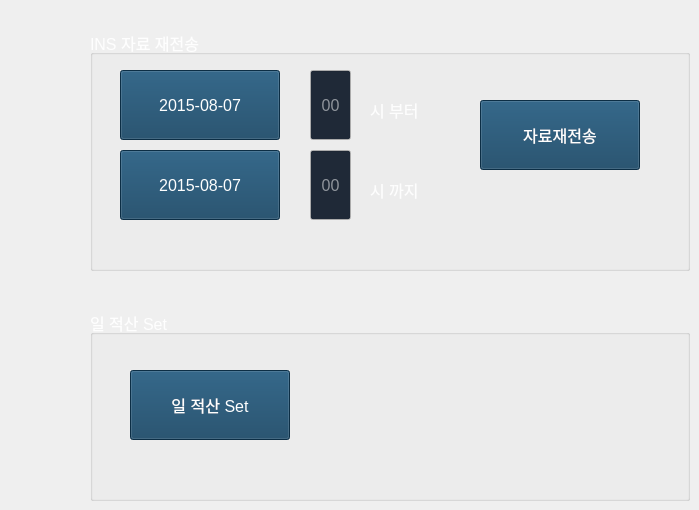
   <widget class="QWidget" name="page_2">
    <widget class="QGroupBox" name="groupBox">
     <property name="geometry">
      <rect>
       <x>90</x>
       <y>30</y>
       <width>600</width>
       <height>241</height>
      </rect>
     </property>
     <property name="palette">
      <palette>
       <active>
        <colorrole role="WindowText">
         <brush brushstyle="SolidPattern">
          <color alpha="255">
           <red>254</red>
           <green>254</green>
           <blue>254</blue>
          </color>
         </brush>
        </colorrole>
       </active>
       <inactive>
        <colorrole role="WindowText">
         <brush brushstyle="SolidPattern">
          <color alpha="255">
           <red>254</red>
           <green>254</green>
           <blue>254</blue>
          </color>
         </brush>
        </colorrole>
       </inactive>
       <disabled>
        <colorrole role="WindowText">
         <brush brushstyle="SolidPattern">
          <color alpha="255">
           <red>120</red>
           <green>120</green>
           <blue>120</blue>
          </color>
         </brush>
        </colorrole>
       </disabled>
      </palette>
     </property>
     <property name="font">
      <font>
       <pointsize>12</pointsize>
      </font>
     </property>
     <property name="title">
      <string>INS 자료 재전송</string>
     </property>
     <widget class="NumEdit" name="editResendFromHour">
      <property name="geometry">
       <rect>
        <x>220</x>
        <y>40</y>
        <width>41</width>
        <height>70</height>
       </rect>
      </property>
      <property name="palette">
       <palette>
        <active>
         <colorrole role="WindowText">
          <brush brushstyle="SolidPattern">
           <color alpha="255">
            <red>255</red>
            <green>255</green>
            <blue>255</blue>
           </color>
          </brush>
         </colorrole>
         <colorrole role="Text">
          <brush brushstyle="SolidPattern">
           <color alpha="255">
            <red>255</red>
            <green>255</green>
            <blue>255</blue>
           </color>
          </brush>
         </colorrole>
         <colorrole role="Base">
          <brush brushstyle="SolidPattern">
           <color alpha="255">
            <red>31</red>
            <green>41</green>
            <blue>55</blue>
           </color>
          </brush>
         </colorrole>
        </active>
        <inactive>
         <colorrole role="WindowText">
          <brush brushstyle="SolidPattern">
           <color alpha="255">
            <red>255</red>
            <green>255</green>
            <blue>255</blue>
           </color>
          </brush>
         </colorrole>
         <colorrole role="Text">
          <brush brushstyle="SolidPattern">
           <color alpha="255">
            <red>255</red>
            <green>255</green>
            <blue>255</blue>
           </color>
          </brush>
         </colorrole>
         <colorrole role="Base">
          <brush brushstyle="SolidPattern">
           <color alpha="255">
            <red>31</red>
            <green>41</green>
            <blue>55</blue>
           </color>
          </brush>
         </colorrole>
        </inactive>
        <disabled>
         <colorrole role="WindowText">
          <brush brushstyle="SolidPattern">
           <color alpha="255">
            <red>120</red>
            <green>120</green>
            <blue>120</blue>
           </color>
          </brush>
         </colorrole>
         <colorrole role="Text">
          <brush brushstyle="SolidPattern">
           <color alpha="255">
            <red>120</red>
            <green>120</green>
            <blue>120</blue>
           </color>
          </brush>
         </colorrole>
         <colorrole role="Base">
          <brush brushstyle="SolidPattern">
           <color alpha="255">
            <red>240</red>
            <green>240</green>
            <blue>240</blue>
           </color>
          </brush>
         </colorrole>
        </disabled>
       </palette>
      </property>
      <property name="font">
       <font>
        <pointsize>12</pointsize>
       </font>
      </property>
      <property name="alignment">
       <set>Qt::AlignCenter</set>
      </property>
      <property name="placeholderText">
       <string>00</string>
      </property>
     </widget>
     <widget class="QPushButton" name="btnResendFromDate">
      <property name="geometry">
       <rect>
        <x>30</x>
        <y>40</y>
        <width>160</width>
        <height>70</height>
       </rect>
      </property>
      <property name="palette">
       <palette>
        <active>
         <colorrole role="WindowText">
          <brush brushstyle="SolidPattern">
           <color alpha="255">
            <red>0</red>
            <green>0</green>
            <blue>0</blue>
           </color>
          </brush>
         </colorrole>
         <colorrole role="Button">
          <brush brushstyle="SolidPattern">
           <color alpha="255">
            <red>17</red>
            <green>64</green>
            <blue>96</blue>
           </color>
          </brush>
         </colorrole>
         <colorrole role="Text">
          <brush brushstyle="SolidPattern">
           <color alpha="255">
            <red>0</red>
            <green>0</green>
            <blue>0</blue>
           </color>
          </brush>
         </colorrole>
         <colorrole role="ButtonText">
          <brush brushstyle="SolidPattern">
           <color alpha="255">
            <red>254</red>
            <green>254</green>
            <blue>254</blue>
           </color>
          </brush>
         </colorrole>
         <colorrole role="Base">
          <brush brushstyle="SolidPattern">
           <color alpha="255">
            <red>17</red>
            <green>64</green>
            <blue>96</blue>
           </color>
          </brush>
         </colorrole>
         <colorrole role="Window">
          <brush brushstyle="SolidPattern">
           <color alpha="255">
            <red>17</red>
            <green>64</green>
            <blue>96</blue>
           </color>
          </brush>
         </colorrole>
        </active>
        <inactive>
         <colorrole role="WindowText">
          <brush brushstyle="SolidPattern">
           <color alpha="255">
            <red>0</red>
            <green>0</green>
            <blue>0</blue>
           </color>
          </brush>
         </colorrole>
         <colorrole role="Button">
          <brush brushstyle="SolidPattern">
           <color alpha="255">
            <red>17</red>
            <green>64</green>
            <blue>96</blue>
           </color>
          </brush>
         </colorrole>
         <colorrole role="Text">
          <brush brushstyle="SolidPattern">
           <color alpha="255">
            <red>0</red>
            <green>0</green>
            <blue>0</blue>
           </color>
          </brush>
         </colorrole>
         <colorrole role="ButtonText">
          <brush brushstyle="SolidPattern">
           <color alpha="255">
            <red>254</red>
            <green>254</green>
            <blue>254</blue>
           </color>
          </brush>
         </colorrole>
         <colorrole role="Base">
          <brush brushstyle="SolidPattern">
           <color alpha="255">
            <red>17</red>
            <green>64</green>
            <blue>96</blue>
           </color>
          </brush>
         </colorrole>
         <colorrole role="Window">
          <brush brushstyle="SolidPattern">
           <color alpha="255">
            <red>17</red>
            <green>64</green>
            <blue>96</blue>
           </color>
          </brush>
         </colorrole>
        </inactive>
        <disabled>
         <colorrole role="WindowText">
          <brush brushstyle="SolidPattern">
           <color alpha="255">
            <red>102</red>
            <green>102</green>
            <blue>102</blue>
           </color>
          </brush>
         </colorrole>
         <colorrole role="Button">
          <brush brushstyle="SolidPattern">
           <color alpha="255">
            <red>17</red>
            <green>64</green>
            <blue>96</blue>
           </color>
          </brush>
         </colorrole>
         <colorrole role="Text">
          <brush brushstyle="SolidPattern">
           <color alpha="255">
            <red>102</red>
            <green>102</green>
            <blue>102</blue>
           </color>
          </brush>
         </colorrole>
         <colorrole role="ButtonText">
          <brush brushstyle="SolidPattern">
           <color alpha="255">
            <red>102</red>
            <green>102</green>
            <blue>102</blue>
           </color>
          </brush>
         </colorrole>
         <colorrole role="Base">
          <brush brushstyle="SolidPattern">
           <color alpha="255">
            <red>17</red>
            <green>64</green>
            <blue>96</blue>
           </color>
          </brush>
         </colorrole>
         <colorrole role="Window">
          <brush brushstyle="SolidPattern">
           <color alpha="255">
            <red>17</red>
            <green>64</green>
            <blue>96</blue>
           </color>
          </brush>
         </colorrole>
        </disabled>
       </palette>
      </property>
      <property name="font">
       <font>
        <pointsize>12</pointsize>
       </font>
      </property>
      <property name="text">
       <string>2015-08-07</string>
      </property>
      <property name="autoDefault">
       <bool>false</bool>
      </property>
      <property name="flat">
       <bool>false</bool>
      </property>
     </widget>
     <widget class="QLabel" name="label_7">
      <property name="geometry">
       <rect>
        <x>280</x>
        <y>60</y>
        <width>80</width>
        <height>40</height>
       </rect>
      </property>
      <property name="palette">
       <palette>
        <active>
         <colorrole role="WindowText">
          <brush brushstyle="SolidPattern">
           <color alpha="255">
            <red>253</red>
            <green>253</green>
            <blue>253</blue>
           </color>
          </brush>
         </colorrole>
        </active>
        <inactive>
         <colorrole role="WindowText">
          <brush brushstyle="SolidPattern">
           <color alpha="255">
            <red>253</red>
            <green>253</green>
            <blue>253</blue>
           </color>
          </brush>
         </colorrole>
        </inactive>
        <disabled>
         <colorrole role="WindowText">
          <brush brushstyle="SolidPattern">
           <color alpha="255">
            <red>120</red>
            <green>120</green>
            <blue>120</blue>
           </color>
          </brush>
         </colorrole>
        </disabled>
       </palette>
      </property>
      <property name="font">
       <font>
        <pointsize>12</pointsize>
       </font>
      </property>
      <property name="text">
       <string>시 부터</string>
      </property>
     </widget>
     <widget class="QLabel" name="label_8">
      <property name="geometry">
       <rect>
        <x>280</x>
        <y>140</y>
        <width>80</width>
        <height>40</height>
       </rect>
      </property>
      <property name="palette">
       <palette>
        <active>
         <colorrole role="WindowText">
          <brush brushstyle="SolidPattern">
           <color alpha="255">
            <red>253</red>
            <green>253</green>
            <blue>253</blue>
           </color>
          </brush>
         </colorrole>
        </active>
        <inactive>
         <colorrole role="WindowText">
          <brush brushstyle="SolidPattern">
           <color alpha="255">
            <red>253</red>
            <green>253</green>
            <blue>253</blue>
           </color>
          </brush>
         </colorrole>
        </inactive>
        <disabled>
         <colorrole role="WindowText">
          <brush brushstyle="SolidPattern">
           <color alpha="255">
            <red>120</red>
            <green>120</green>
            <blue>120</blue>
           </color>
          </brush>
         </colorrole>
        </disabled>
       </palette>
      </property>
      <property name="font">
       <font>
        <pointsize>12</pointsize>
       </font>
      </property>
      <property name="text">
       <string>시 까지</string>
      </property>
     </widget>
     <widget class="QPushButton" name="btnResendToDate">
      <property name="geometry">
       <rect>
        <x>30</x>
        <y>120</y>
        <width>160</width>
        <height>70</height>
       </rect>
      </property>
      <property name="palette">
       <palette>
        <active>
         <colorrole role="WindowText">
          <brush brushstyle="SolidPattern">
           <color alpha="255">
            <red>0</red>
            <green>0</green>
            <blue>0</blue>
           </color>
          </brush>
         </colorrole>
         <colorrole role="Button">
          <brush brushstyle="SolidPattern">
           <color alpha="255">
            <red>17</red>
            <green>64</green>
            <blue>96</blue>
           </color>
          </brush>
         </colorrole>
         <colorrole role="Text">
          <brush brushstyle="SolidPattern">
           <color alpha="255">
            <red>0</red>
            <green>0</green>
            <blue>0</blue>
           </color>
          </brush>
         </colorrole>
         <colorrole role="ButtonText">
          <brush brushstyle="SolidPattern">
           <color alpha="255">
            <red>254</red>
            <green>254</green>
            <blue>254</blue>
           </color>
          </brush>
         </colorrole>
         <colorrole role="Base">
          <brush brushstyle="SolidPattern">
           <color alpha="255">
            <red>17</red>
            <green>64</green>
            <blue>96</blue>
           </color>
          </brush>
         </colorrole>
         <colorrole role="Window">
          <brush brushstyle="SolidPattern">
           <color alpha="255">
            <red>17</red>
            <green>64</green>
            <blue>96</blue>
           </color>
          </brush>
         </colorrole>
        </active>
        <inactive>
         <colorrole role="WindowText">
          <brush brushstyle="SolidPattern">
           <color alpha="255">
            <red>0</red>
            <green>0</green>
            <blue>0</blue>
           </color>
          </brush>
         </colorrole>
         <colorrole role="Button">
          <brush brushstyle="SolidPattern">
           <color alpha="255">
            <red>17</red>
            <green>64</green>
            <blue>96</blue>
           </color>
          </brush>
         </colorrole>
         <colorrole role="Text">
          <brush brushstyle="SolidPattern">
           <color alpha="255">
            <red>0</red>
            <green>0</green>
            <blue>0</blue>
           </color>
          </brush>
         </colorrole>
         <colorrole role="ButtonText">
          <brush brushstyle="SolidPattern">
           <color alpha="255">
            <red>254</red>
            <green>254</green>
            <blue>254</blue>
           </color>
          </brush>
         </colorrole>
         <colorrole role="Base">
          <brush brushstyle="SolidPattern">
           <color alpha="255">
            <red>17</red>
            <green>64</green>
            <blue>96</blue>
           </color>
          </brush>
         </colorrole>
         <colorrole role="Window">
          <brush brushstyle="SolidPattern">
           <color alpha="255">
            <red>17</red>
            <green>64</green>
            <blue>96</blue>
           </color>
          </brush>
         </colorrole>
        </inactive>
        <disabled>
         <colorrole role="WindowText">
          <brush brushstyle="SolidPattern">
           <color alpha="255">
            <red>102</red>
            <green>102</green>
            <blue>102</blue>
           </color>
          </brush>
         </colorrole>
         <colorrole role="Button">
          <brush brushstyle="SolidPattern">
           <color alpha="255">
            <red>17</red>
            <green>64</green>
            <blue>96</blue>
           </color>
          </brush>
         </colorrole>
         <colorrole role="Text">
          <brush brushstyle="SolidPattern">
           <color alpha="255">
            <red>102</red>
            <green>102</green>
            <blue>102</blue>
           </color>
          </brush>
         </colorrole>
         <colorrole role="ButtonText">
          <brush brushstyle="SolidPattern">
           <color alpha="255">
            <red>102</red>
            <green>102</green>
            <blue>102</blue>
           </color>
          </brush>
         </colorrole>
         <colorrole role="Base">
          <brush brushstyle="SolidPattern">
           <color alpha="255">
            <red>17</red>
            <green>64</green>
            <blue>96</blue>
           </color>
          </brush>
         </colorrole>
         <colorrole role="Window">
          <brush brushstyle="SolidPattern">
           <color alpha="255">
            <red>17</red>
            <green>64</green>
            <blue>96</blue>
           </color>
          </brush>
         </colorrole>
        </disabled>
       </palette>
      </property>
      <property name="font">
       <font>
        <pointsize>12</pointsize>
       </font>
      </property>
      <property name="text">
       <string>2015-08-07</string>
      </property>
      <property name="autoDefault">
       <bool>false</bool>
      </property>
      <property name="flat">
       <bool>false</bool>
      </property>
     </widget>
     <widget class="NumEdit" name="editResendToHour">
      <property name="geometry">
       <rect>
        <x>220</x>
        <y>120</y>
        <width>41</width>
        <height>70</height>
       </rect>
      </property>
      <property name="palette">
       <palette>
        <active>
         <colorrole role="WindowText">
          <brush brushstyle="SolidPattern">
           <color alpha="255">
            <red>255</red>
            <green>255</green>
            <blue>255</blue>
           </color>
          </brush>
         </colorrole>
         <colorrole role="Text">
          <brush brushstyle="SolidPattern">
           <color alpha="255">
            <red>255</red>
            <green>255</green>
            <blue>255</blue>
           </color>
          </brush>
         </colorrole>
         <colorrole role="Base">
          <brush brushstyle="SolidPattern">
           <color alpha="255">
            <red>31</red>
            <green>41</green>
            <blue>55</blue>
           </color>
          </brush>
         </colorrole>
        </active>
        <inactive>
         <colorrole role="WindowText">
          <brush brushstyle="SolidPattern">
           <color alpha="255">
            <red>255</red>
            <green>255</green>
            <blue>255</blue>
           </color>
          </brush>
         </colorrole>
         <colorrole role="Text">
          <brush brushstyle="SolidPattern">
           <color alpha="255">
            <red>255</red>
            <green>255</green>
            <blue>255</blue>
           </color>
          </brush>
         </colorrole>
         <colorrole role="Base">
          <brush brushstyle="SolidPattern">
           <color alpha="255">
            <red>31</red>
            <green>41</green>
            <blue>55</blue>
           </color>
          </brush>
         </colorrole>
        </inactive>
        <disabled>
         <colorrole role="WindowText">
          <brush brushstyle="SolidPattern">
           <color alpha="255">
            <red>120</red>
            <green>120</green>
            <blue>120</blue>
           </color>
          </brush>
         </colorrole>
         <colorrole role="Text">
          <brush brushstyle="SolidPattern">
           <color alpha="255">
            <red>120</red>
            <green>120</green>
            <blue>120</blue>
           </color>
          </brush>
         </colorrole>
         <colorrole role="Base">
          <brush brushstyle="SolidPattern">
           <color alpha="255">
            <red>240</red>
            <green>240</green>
            <blue>240</blue>
           </color>
          </brush>
         </colorrole>
        </disabled>
       </palette>
      </property>
      <property name="font">
       <font>
        <pointsize>12</pointsize>
       </font>
      </property>
      <property name="alignment">
       <set>Qt::AlignCenter</set>
      </property>
      <property name="placeholderText">
       <string>00</string>
      </property>
     </widget>
     <widget class="QPushButton" name="btnResend">
      <property name="geometry">
       <rect>
        <x>390</x>
        <y>70</y>
        <width>160</width>
        <height>70</height>
       </rect>
      </property>
      <property name="palette">
       <palette>
        <active>
         <colorrole role="WindowText">
          <brush brushstyle="SolidPattern">
           <color alpha="255">
            <red>0</red>
            <green>0</green>
            <blue>0</blue>
           </color>
          </brush>
         </colorrole>
         <colorrole role="Button">
          <brush brushstyle="SolidPattern">
           <color alpha="255">
            <red>17</red>
            <green>64</green>
            <blue>96</blue>
           </color>
          </brush>
         </colorrole>
         <colorrole role="Text">
          <brush brushstyle="SolidPattern">
           <color alpha="255">
            <red>0</red>
            <green>0</green>
            <blue>0</blue>
           </color>
          </brush>
         </colorrole>
         <colorrole role="ButtonText">
          <brush brushstyle="SolidPattern">
           <color alpha="255">
            <red>254</red>
            <green>254</green>
            <blue>254</blue>
           </color>
          </brush>
         </colorrole>
         <colorrole role="Base">
          <brush brushstyle="SolidPattern">
           <color alpha="255">
            <red>17</red>
            <green>64</green>
            <blue>96</blue>
           </color>
          </brush>
         </colorrole>
         <colorrole role="Window">
          <brush brushstyle="SolidPattern">
           <color alpha="255">
            <red>17</red>
            <green>64</green>
            <blue>96</blue>
           </color>
          </brush>
         </colorrole>
        </active>
        <inactive>
         <colorrole role="WindowText">
          <brush brushstyle="SolidPattern">
           <color alpha="255">
            <red>0</red>
            <green>0</green>
            <blue>0</blue>
           </color>
          </brush>
         </colorrole>
         <colorrole role="Button">
          <brush brushstyle="SolidPattern">
           <color alpha="255">
            <red>17</red>
            <green>64</green>
            <blue>96</blue>
           </color>
          </brush>
         </colorrole>
         <colorrole role="Text">
          <brush brushstyle="SolidPattern">
           <color alpha="255">
            <red>0</red>
            <green>0</green>
            <blue>0</blue>
           </color>
          </brush>
         </colorrole>
         <colorrole role="ButtonText">
          <brush brushstyle="SolidPattern">
           <color alpha="255">
            <red>254</red>
            <green>254</green>
            <blue>254</blue>
           </color>
          </brush>
         </colorrole>
         <colorrole role="Base">
          <brush brushstyle="SolidPattern">
           <color alpha="255">
            <red>17</red>
            <green>64</green>
            <blue>96</blue>
           </color>
          </brush>
         </colorrole>
         <colorrole role="Window">
          <brush brushstyle="SolidPattern">
           <color alpha="255">
            <red>17</red>
            <green>64</green>
            <blue>96</blue>
           </color>
          </brush>
         </colorrole>
        </inactive>
        <disabled>
         <colorrole role="WindowText">
          <brush brushstyle="SolidPattern">
           <color alpha="255">
            <red>102</red>
            <green>102</green>
            <blue>102</blue>
           </color>
          </brush>
         </colorrole>
         <colorrole role="Button">
          <brush brushstyle="SolidPattern">
           <color alpha="255">
            <red>17</red>
            <green>64</green>
            <blue>96</blue>
           </color>
          </brush>
         </colorrole>
         <colorrole role="Text">
          <brush brushstyle="SolidPattern">
           <color alpha="255">
            <red>102</red>
            <green>102</green>
            <blue>102</blue>
           </color>
          </brush>
         </colorrole>
         <colorrole role="ButtonText">
          <brush brushstyle="SolidPattern">
           <color alpha="255">
            <red>102</red>
            <green>102</green>
            <blue>102</blue>
           </color>
          </brush>
         </colorrole>
         <colorrole role="Base">
          <brush brushstyle="SolidPattern">
           <color alpha="255">
            <red>17</red>
            <green>64</green>
            <blue>96</blue>
           </color>
          </brush>
         </colorrole>
         <colorrole role="Window">
          <brush brushstyle="SolidPattern">
           <color alpha="255">
            <red>17</red>
            <green>64</green>
            <blue>96</blue>
           </color>
          </brush>
         </colorrole>
        </disabled>
       </palette>
      </property>
      <property name="font">
       <font>
        <pointsize>12</pointsize>
       </font>
      </property>
      <property name="text">
       <string>자료재전송</string>
      </property>
      <property name="autoDefault">
       <bool>false</bool>
      </property>
      <property name="flat">
       <bool>false</bool>
      </property>
     </widget>
    </widget>
    <widget class="QGroupBox" name="groupBox_2">
     <property name="geometry">
      <rect>
       <x>90</x>
       <y>310</y>
       <width>600</width>
       <height>191</height>
      </rect>
     </property>
     <property name="palette">
      <palette>
       <active>
        <colorrole role="WindowText">
         <brush brushstyle="SolidPattern">
          <color alpha="255">
           <red>254</red>
           <green>254</green>
           <blue>254</blue>
          </color>
         </brush>
        </colorrole>
       </active>
       <inactive>
        <colorrole role="WindowText">
         <brush brushstyle="SolidPattern">
          <color alpha="255">
           <red>254</red>
           <green>254</green>
           <blue>254</blue>
          </color>
         </brush>
        </colorrole>
       </inactive>
       <disabled>
        <colorrole role="WindowText">
         <brush brushstyle="SolidPattern">
          <color alpha="255">
           <red>120</red>
           <green>120</green>
           <blue>120</blue>
          </color>
         </brush>
        </colorrole>
       </disabled>
      </palette>
     </property>
     <property name="font">
      <font>
       <pointsize>12</pointsize>
      </font>
     </property>
     <property name="title">
      <string>일 적산 Set</string>
     </property>
     <widget class="QPushButton" name="btnDaySet">
      <property name="geometry">
       <rect>
        <x>40</x>
        <y>60</y>
        <width>160</width>
        <height>70</height>
       </rect>
      </property>
      <property name="palette">
       <palette>
        <active>
         <colorrole role="WindowText">
          <brush brushstyle="SolidPattern">
           <color alpha="255">
            <red>0</red>
            <green>0</green>
            <blue>0</blue>
           </color>
          </brush>
         </colorrole>
         <colorrole role="Button">
          <brush brushstyle="SolidPattern">
           <color alpha="255">
            <red>17</red>
            <green>64</green>
            <blue>96</blue>
           </color>
          </brush>
         </colorrole>
         <colorrole role="Text">
          <brush brushstyle="SolidPattern">
           <color alpha="255">
            <red>0</red>
            <green>0</green>
            <blue>0</blue>
           </color>
          </brush>
         </colorrole>
         <colorrole role="ButtonText">
          <brush brushstyle="SolidPattern">
           <color alpha="255">
            <red>254</red>
            <green>254</green>
            <blue>254</blue>
           </color>
          </brush>
         </colorrole>
         <colorrole role="Base">
          <brush brushstyle="SolidPattern">
           <color alpha="255">
            <red>17</red>
            <green>64</green>
            <blue>96</blue>
           </color>
          </brush>
         </colorrole>
         <colorrole role="Window">
          <brush brushstyle="SolidPattern">
           <color alpha="255">
            <red>17</red>
            <green>64</green>
            <blue>96</blue>
           </color>
          </brush>
         </colorrole>
        </active>
        <inactive>
         <colorrole role="WindowText">
          <brush brushstyle="SolidPattern">
           <color alpha="255">
            <red>0</red>
            <green>0</green>
            <blue>0</blue>
           </color>
          </brush>
         </colorrole>
         <colorrole role="Button">
          <brush brushstyle="SolidPattern">
           <color alpha="255">
            <red>17</red>
            <green>64</green>
            <blue>96</blue>
           </color>
          </brush>
         </colorrole>
         <colorrole role="Text">
          <brush brushstyle="SolidPattern">
           <color alpha="255">
            <red>0</red>
            <green>0</green>
            <blue>0</blue>
           </color>
          </brush>
         </colorrole>
         <colorrole role="ButtonText">
          <brush brushstyle="SolidPattern">
           <color alpha="255">
            <red>254</red>
            <green>254</green>
            <blue>254</blue>
           </color>
          </brush>
         </colorrole>
         <colorrole role="Base">
          <brush brushstyle="SolidPattern">
           <color alpha="255">
            <red>17</red>
            <green>64</green>
            <blue>96</blue>
           </color>
          </brush>
         </colorrole>
         <colorrole role="Window">
          <brush brushstyle="SolidPattern">
           <color alpha="255">
            <red>17</red>
            <green>64</green>
            <blue>96</blue>
           </color>
          </brush>
         </colorrole>
        </inactive>
        <disabled>
         <colorrole role="WindowText">
          <brush brushstyle="SolidPattern">
           <color alpha="255">
            <red>102</red>
            <green>102</green>
            <blue>102</blue>
           </color>
          </brush>
         </colorrole>
         <colorrole role="Button">
          <brush brushstyle="SolidPattern">
           <color alpha="255">
            <red>17</red>
            <green>64</green>
            <blue>96</blue>
           </color>
          </brush>
         </colorrole>
         <colorrole role="Text">
          <brush brushstyle="SolidPattern">
           <color alpha="255">
            <red>102</red>
            <green>102</green>
            <blue>102</blue>
           </color>
          </brush>
         </colorrole>
         <colorrole role="ButtonText">
          <brush brushstyle="SolidPattern">
           <color alpha="255">
            <red>102</red>
            <green>102</green>
            <blue>102</blue>
           </color>
          </brush>
         </colorrole>
         <colorrole role="Base">
          <brush brushstyle="SolidPattern">
           <color alpha="255">
            <red>17</red>
            <green>64</green>
            <blue>96</blue>
           </color>
          </brush>
         </colorrole>
         <colorrole role="Window">
          <brush brushstyle="SolidPattern">
           <color alpha="255">
            <red>17</red>
            <green>64</green>
            <blue>96</blue>
           </color>
          </brush>
         </colorrole>
        </disabled>
       </palette>
      </property>
      <property name="font">
       <font>
        <pointsize>12</pointsize>
       </font>
      </property>
      <property name="text">
       <string>일 적산 Set</string>
      </property>
      <property name="autoDefault">
       <bool>false</bool>
      </property>
      <property name="flat">
       <bool>false</bool>
      </property>
     </widget>
    </widget>
   </widget>
